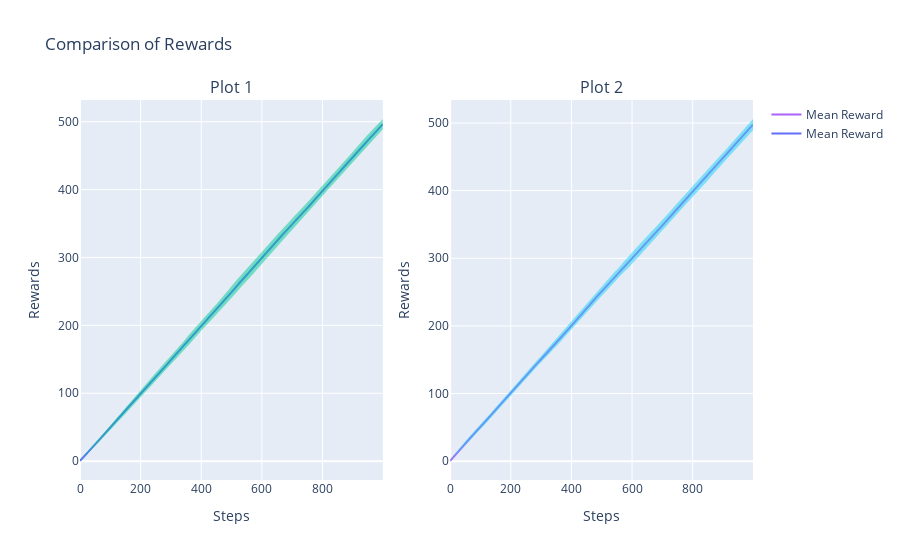

The code cell stored with this chart in its notebook:
### Code cell
import plotly.subplots as sp
import plotly.graph_objects as go

def plot_rewards(rewards):
    avg = jnp.mean(rewards.cumsum(axis=0), axis=1)
    std = jnp.std(rewards.cumsum(axis=0), axis=1)
    steps = jnp.arange(rewards.shape[0])

    # Create individual traces for the mean and std deviation
    mean_trace = go.Scatter(x=steps, y=avg, mode='lines', name='Mean Reward')
    upper_trace = go.Scatter(x=steps, y=avg+std, mode='lines', line=dict(width=0), showlegend=False)
    lower_trace = go.Scatter(x=steps, y=avg-std, mode='lines', line=dict(width=0), fill='tonexty', showlegend=False)
    
    return mean_trace, upper_trace, lower_trace

# Simulate some example rewards data for illustration
rewards1 = np.random.rand(1000, 20)
rewards2 = np.random.rand(1000, 20)

# Create a 1x2 subplot grid
fig = sp.make_subplots(rows=1, cols=2, subplot_titles=('Plot 1', 'Plot 2'))

# Plot the first set of rewards on the left subplot
for trace in plot_rewards(rewards1):
    fig.add_trace(trace, row=1, col=1)

# Plot the second set of rewards on the right subplot
for trace in plot_rewards(rewards2):
    fig.add_trace(trace, row=1, col=2)

# Update layout and show the combined subplot
fig.update_layout(title_text="Comparison of Rewards")
fig.update_xaxes(title_text="Steps")
fig.update_yaxes(title_text="Rewards")
fig.show()

### Figure 1 — Plotly figure (JSON) as saved in the notebook; plotly's stock layout.template omitted (floating-point values rounded to 4 significant figures; data arrays with more than 128 entries replaced by an {"elided": "..."} marker saying what was removed)
{"data": [{"mode": "lines", "name": "Mean Reward", "type": "scatter", "x": {"elided": "1000 int values"}, "xaxis": "x", "y": {"elided": "1000 float values"}, "yaxis": "y"}, {"line": {"width": 0}, "mode": "lines", "showlegend": false, "type": "scatter", "x": {"elided": "1000 int values"}, "xaxis": "x", "y": {"elided": "1000 float values"}, "yaxis": "y"}, {"fill": "tonexty", "line": {"width": 0}, "mode": "lines", "showlegend": false, "type": "scatter", "x": {"elided": "1000 int values"}, "xaxis": "x", "y": {"elided": "1000 float values"}, "yaxis": "y"}, {"mode": "lines", "name": "Mean Reward", "type": "scatter", "x": {"elided": "1000 int values"}, "xaxis": "x2", "y": {"elided": "1000 float values"}, "yaxis": "y2"}, {"line": {"width": 0}, "mode": "lines", "showlegend": false, "type": "scatter", "x": {"elided": "1000 int values"}, "xaxis": "x2", "y": {"elided": "1000 float values"}, "yaxis": "y2"}, {"fill": "tonexty", "line": {"width": 0}, "mode": "lines", "showlegend": false, "type": "scatter", "x": {"elided": "1000 int values"}, "xaxis": "x2", "y": {"elided": "1000 float values"}, "yaxis": "y2"}], "layout": {"annotations": [{"font": {"size": 16}, "showarrow": false, "text": "Plot 1", "x": 0.225, "xanchor": "center", "xref": "paper", "y": 1, "yanchor": "bottom", "yref": "paper"}, {"font": {"size": 16}, "showarrow": false, "text": "Plot 2", "x": 0.775, "xanchor": "center", "xref": "paper", "y": 1, "yanchor": "bottom", "yref": "paper"}], "title": {"text": "Comparison of Rewards"}, "xaxis": {"anchor": "y", "domain": [0, 0.45], "title": {"text": "Steps"}}, "xaxis2": {"anchor": "y2", "domain": [0.55, 1], "title": {"text": "Steps"}}, "yaxis": {"anchor": "x", "domain": [0, 1], "title": {"text": "Rewards"}}, "yaxis2": {"anchor": "x2", "domain": [0, 1], "title": {"text": "Rewards"}}}}
